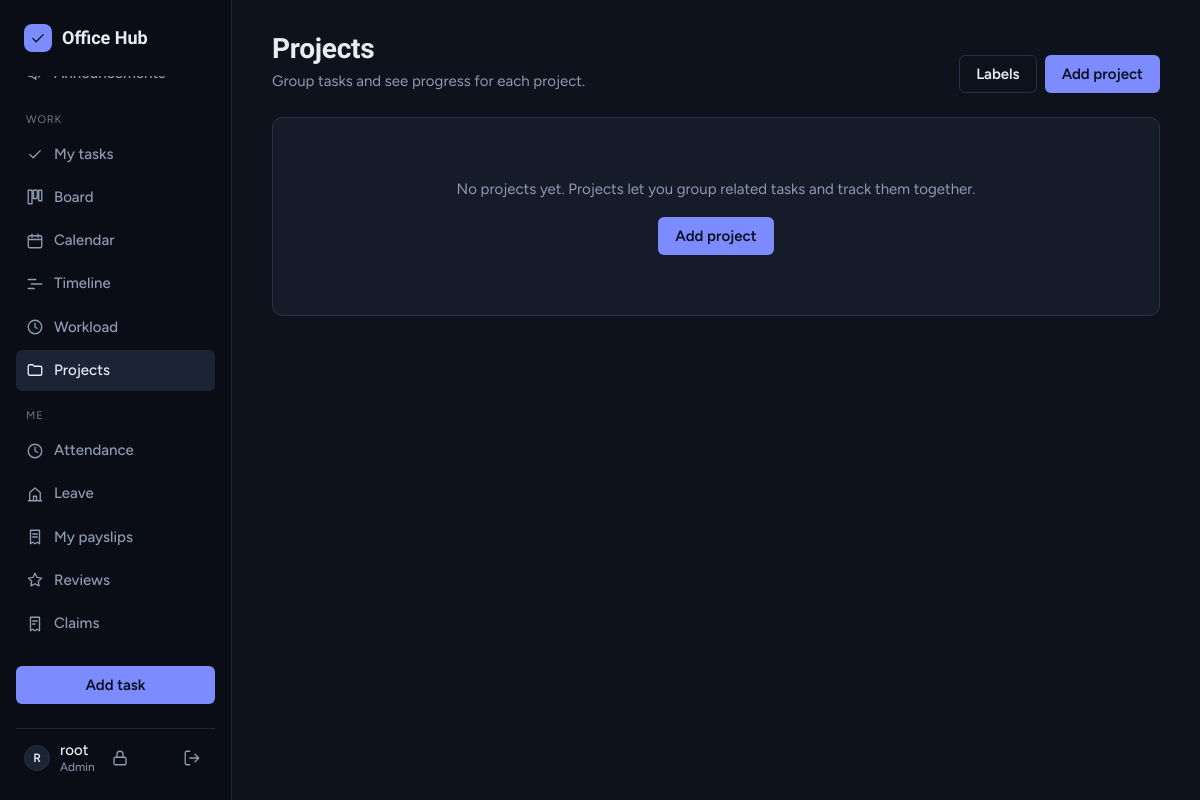
The page /projects/ (signed in) on the database as committed earlier.
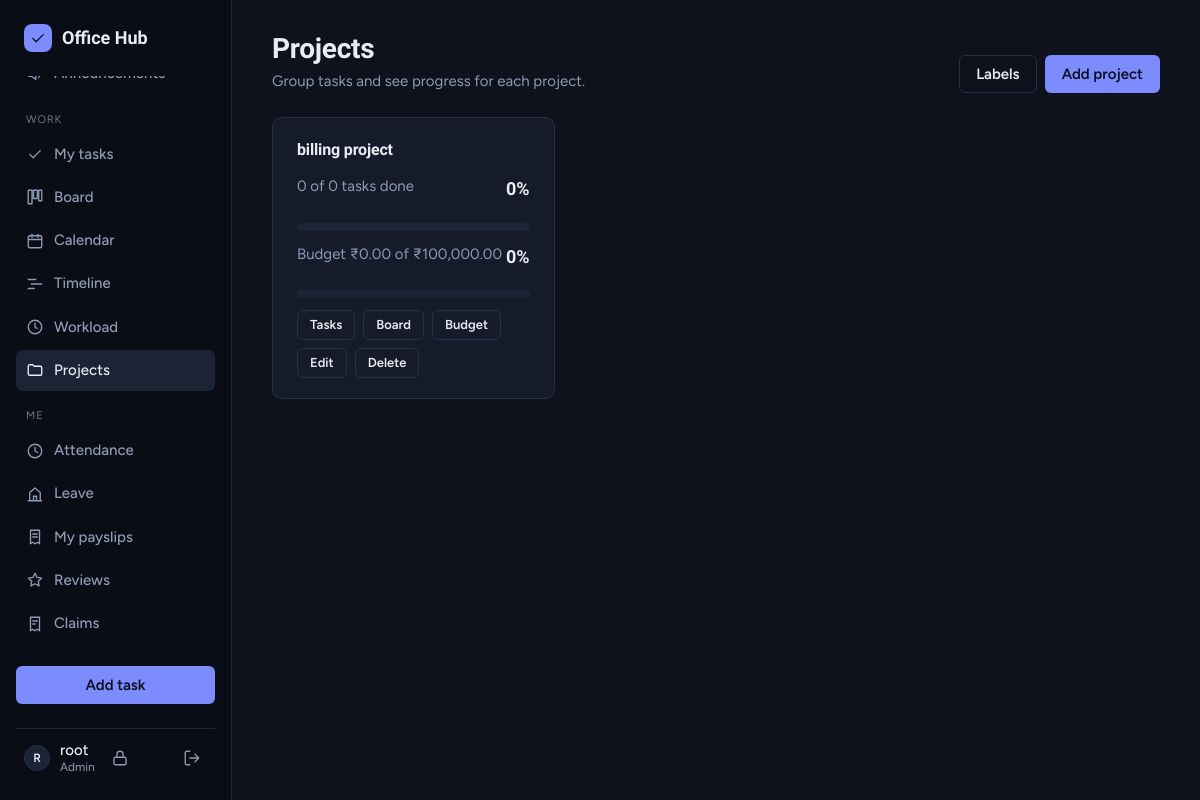
The same page on the database as committed later.
### core/models.py (models this page shows, shortened)
class Project(models.Model):
    name = models.CharField(max_length=120, unique=True)
    description = models.TextField(blank=True)
    budget = models.DecimalField(
        max_digits=12, decimal_places=2, null=True, blank=True,
        validators=[MinValueValidator(0)],
        help_text='Total money available for this project. Leave empty if there is no budget.',
    )
    budget_alerted_level = models.PositiveSmallIntegerField(default=0, editable=False)
    is_private = models.BooleanField(
        default=False,
        help_text='Only the members below (and managers) can see the tasks of a private project.',
    )
    members = models.ManyToManyField(User, blank=True, related_name='member_projects')
    created_by = models.ForeignKey(User, on_delete=models.SET_NULL, null=True, blank=True, related_name='created_projects')
    created_at = models.DateTimeField(auto_now_add=True)
    class Meta:
        ordering = ['name']

### core/views_projects.py (the view)
# urls.py: path('projects/', views_projects.project_list, name='project_list'),
@login_required
def project_list(request):
    projects = visible_projects(Project.objects.all(), request.user).annotate(
        total=Count('tasks'),
        done=Count('tasks', filter=Q(tasks__status='Completed')),
        avg_progress=Avg('tasks__progress'),
    )
    manager = is_manager(request.user)
    rates = hourly_rates() if manager else None
    for project in projects:
        project.progress = int(project.avg_progress or 0)
        project.budget_info = project_budget_summary(project, rates) if manager and project.budget else None
    return render(request, 'core/projects.html', {'projects': projects})

### core/budget.py (called while the page is built)
def hourly_rates():
    return dict(UserProfile.objects.exclude(hourly_rate=None).values_list('user_id', 'hourly_rate'))

### core/context_processors.py (called while the page is built)
def app_context(request):
    user = getattr(request, 'user', None)
    if user is None or not user.is_authenticated:
        return {}
    return {
        'unread_notifications_count': Notification.objects.filter(user=user, is_read=False).count(),
        'user_role': role_of(user),
        'user_is_manager': is_manager(user),
        'user_is_hr': is_hr(user),
        'currency': settings.CURRENCY_SYMBOL,
    }

### core/permissions.py (called while the page is built)
def role_of(user):
    if not getattr(user, 'is_authenticated', False):
        return None
    if user.is_superuser:
        return 'admin'
    profile = getattr(user, 'profile', None)
    return profile.role if profile else 'member'

def is_manager(user):
    return role_of(user) in ('admin', 'manager')

def is_hr(user):
    return role_of(user) in ('admin', 'hr')

def visible_projects(queryset, user):
    if is_manager(user):
        return queryset
    member_projects = Project.objects.filter(members=user).values('pk')
    return queryset.filter(Q(is_private=False) | Q(pk__in=member_projects))

### core/templates/core/projects.html (shortened to what this page needs)
{% extends 'core/base.html' %}
{% block content %}
<div class="page-head">
    <div>
        <h1>Projects</h1>
        <p class="page-sub">Group tasks and see progress for each project.</p>
    </div>
    <div class="head-actions">
        <a href="{% url 'label_list' %}" class="btn btn-ghost">Labels</a>
        {% if user_is_manager %}<a href="{% url 'project_add' %}" class="btn btn-primary">Add project</a>{% endif %}
    </div>
</div>
{% if projects %}
<div class="project-grid">
    {% for project in projects %}
    <article class="card project-card">
        <h2 class="card-title">{{ project.name }}</h2>
        <div class="overall-row">
            <span class="muted">{{ project.done }} of {{ project.total }} task{{ project.total|pluralize }} done</span>
            <strong>{{ project.progress }}%</strong>
        </div>
        <div class="meter" role="progressbar" aria-valuemin="0" aria-valuemax="100" aria-valuenow="{{ project.progress }}" aria-label="Progress for {{ project.name }}"><span style="width: {{ project.progress }}%;"></span></div>
        {% if project.budget_info %}
        <div class="overall-row">
            <span class="muted">Budget {{ currency }}{{ project.budget_info.spent|floatformat:"2g" }} of {{ currency }}{{ project.budget_info.budget|floatformat:"2g" }}</span>
            <strong class="{% if project.budget_info.state == 'over' %}overdue{% endif %}">{{ project.budget_info.percent }}%</strong>
        </div>
        <div class="meter meter-{{ project.budget_info.state }}" role="progressbar" aria-valuemin="0" aria-valuemax="100" aria-valuenow="{{ project.budget_info.bar }}" aria-label="Budget used for {{ project.name }}"><span style="width: {{ project.budget_info.bar }}%;"></span></div>
        {% endif %}
        <div class="project-actions">
            <a href="{% url 'dashboard' %}?project={{ project.pk }}" class="btn btn-ghost btn-sm">Tasks</a>
            <a href="{% url 'board' %}?project={{ project.pk }}" class="btn btn-ghost btn-sm">Board</a>
            {% if user_is_manager %}
            <a href="{% url 'project_budget' project.pk %}" class="btn btn-ghost btn-sm">Budget</a>
            <a href="{% url 'project_edit' project.pk %}" class="btn btn-ghost btn-sm">Edit</a>
            <a href="{% url 'project_delete' project.pk %}" class="btn btn-ghost btn-sm">Delete</a>
            {% endif %}
        </div>
    </article>
    {% endfor %}
</div>
{% else %}
<div class="card">
    <div class="empty">
        <p>No projects yet. Projects let you group related tasks and track them together.</p>
        {% if user_is_manager %}<a href="{% url 'project_add' %}" class="btn btn-primary">Add project</a>{% else %}<p class="muted">Ask a manager to create one.</p>{% endif %}
    </div>
</div>
{% endif %}
{% endblock %}

### core/templates/core/base.html (shortened to what this page needs)
{% load static %}<!DOCTYPE html>
<html lang="en">
<head>
    <link href="{% static 'core/css/theme.css' %}" rel="stylesheet">
</head>
<body>
{% with url_name=request.resolver_match.url_name %}
<div class="shell">
    <aside class="sidebar">
        <a class="brand" href="{% url 'dashboard' %}">
            <span class="brand-mark" aria-hidden="true">
                <svg class="icon" viewBox="0 0 24 24"><path d="M5 12.5l4.5 4.5L19 7.5"/></svg>
            </span>
            Office Hub
        </a>
        <nav class="nav" aria-label="Main">
            <a href="{% url 'announcement_list' %}" {% if url_name in "announcement_list announcement_add announcement_edit" %}aria-current="page"{% endif %}>
                <svg class="icon" viewBox="0 0 24 24" aria-hidden="true"><path d="M3 11v3a1 1 0 0 0 1 1h3l6 4V6L7 10H4a1 1 0 0 0-1 1zM17 8a5 5 0 0 1 0 8"/></svg>
                Announcements
            </a>
            <div class="nav-section">Work</div>
            <a href="{% url 'dashboard' %}?mine=1" {% if url_name == 'dashboard' and request.GET.mine %}aria-current="page"{% endif %}>
                <svg class="icon" viewBox="0 0 24 24" aria-hidden="true"><path d="M5 12.5l4.5 4.5L19 7.5"/></svg>
                My tasks
            </a>
            <a href="{% url 'board' %}" {% if url_name in "board" %}aria-current="page"{% endif %}>
                <svg class="icon" viewBox="0 0 24 24" aria-hidden="true"><path d="M3 3h5v18H3zM10 3h5v11h-5zM17 3h4v14h-4z"/></svg>
                Board
            </a>
            <a href="{% url 'task_calendar' %}" {% if url_name in "task_calendar" %}aria-current="page"{% endif %}>
                <svg class="icon" viewBox="0 0 24 24" aria-hidden="true"><path d="M3 7a2 2 0 0 1 2-2h14a2 2 0 0 1 2 2v12a2 2 0 0 1-2 2H5a2 2 0 0 1-2-2zM3 10h18M8 3v4M16 3v4"/></svg>
                Calendar
            </a>
            <a href="{% url 'timeline' %}" {% if url_name in "timeline" %}aria-current="page"{% endif %}>
                <svg class="icon" viewBox="0 0 24 24" aria-hidden="true"><path d="M3 6h10M7 12h14M3 18h8"/></svg>
                Timeline
            </a>
            <a href="{% url 'workload' %}" {% if url_name in "workload" %}aria-current="page"{% endif %}>
                <svg class="icon" viewBox="0 0 24 24" aria-hidden="true"><path d="M12 3a9 9 0 1 0 0 18 9 9 0 0 0 0-18zM12 7v5l3 2"/></svg>
                Workload
            </a>
            <a href="{% url 'project_list' %}" {% if url_name in "project_list project_add project_edit project_delete label_list" %}aria-current="page"{% endif %}>
                <svg class="icon" viewBox="0 0 24 24" aria-hidden="true"><path d="M3 7a2 2 0 0 1 2-2h4l2 2h8a2 2 0 0 1 2 2v8a2 2 0 0 1-2 2H5a2 2 0 0 1-2-2z"/></svg>
                Projects
            </a>
            <div class="nav-section">Me</div>
            <a href="{% url 'attendance_me' %}" {% if url_name in "attendance_me attendance_team attendance_person attendance_edit request_list request_add" %}aria-current="page"{% endif %}>
                <svg class="icon" viewBox="0 0 24 24" aria-hidden="true"><path d="M12 3a9 9 0 1 0 0 18 9 9 0 0 0 0-18zM12 7v5l3.5 2"/></svg>
                Attendance
            </a>
            <a href="{% url 'leave_list' %}" {% if url_name in "leave_list leave_add" %}aria-current="page"{% endif %}>
                <svg class="icon" viewBox="0 0 24 24" aria-hidden="true"><path d="M3 21h18M5 21V10l7-6 7 6v11M10 21v-6h4v6"/></svg>
                Leave
            </a>
            <a href="{% url 'my_payslips' %}" {% if url_name in "my_payslips payslip_detail" %}aria-current="page"{% endif %}>
                <svg class="icon" viewBox="0 0 24 24" aria-hidden="true"><path d="M6 3h12v18l-3-2-3 2-3-2-3 2zM9 8h6M9 12h6"/></svg>
                My payslips
            </a>
            <a href="{% url 'review_home' %}" {% if url_name in "review_home review_detail cycle_add cycle_detail" %}aria-current="page"{% endif %}>
                <svg class="icon" viewBox="0 0 24 24" aria-hidden="true"><path d="M12 3l2.7 5.6 6.1.9-4.4 4.3 1 6.1L12 17l-5.4 2.9 1-6.1L3.2 9.5l6.1-.9z"/></svg>
                Reviews
            </a>
            <a href="{% url 'claim_list' %}" {% if url_name in "claim_list claim_add" %}aria-current="page"{% endif %}>
                <svg class="icon" viewBox="0 0 24 24" aria-hidden="true"><path d="M6 3h12v18l-3-2-3 2-3-2-3 2zM9 8h6M9 12h3"/></svg>
                Claims
            </a>
            <a href="{% url 'advance_list' %}" {% if url_name in "advance_list advance_add" %}aria-current="page"{% endif %}>
            </a>
        </nav>
        <a href="{% url 'add_task' %}" class="btn btn-primary btn-block side-add">Add task</a>
        <div class="sidebar-foot">
            <span class="avatar" aria-hidden="true">{{ request.user.username|slice:":1" }}</span>
            <span class="user-meta">
                <span class="user-name">{{ request.user.username }}</span>
                <span class="user-role">{{ user_role|default:"member" }}</span>
            </span>
            <a href="{% url 'password_change' %}" class="btn-icon" title="Change password" aria-label="Change password">
                <svg class="icon" viewBox="0 0 24 24" aria-hidden="true"><rect x="4" y="11" width="16" height="10" rx="2"/><path d="M8 11V7a4 4 0 0 1 8 0v4"/></svg>
            </a>
            <form method="POST" action="{% url 'logout' %}">
                <button type="submit" class="btn-icon" title="Log out" aria-label="Log out">
                    <svg class="icon" viewBox="0 0 24 24" aria-hidden="true"><path d="M9 21H5a2 2 0 0 1-2-2V5a2 2 0 0 1 2-2h4M16 17l5-5-5-5M21 12H9"/></svg>
                </button>
            </form>
        </div>
    </aside>
    <main class="main">
        {% block content %}{% endblock %}
    </main>
</div>
{% endwith %}
</body>
</html>

Rows that differ between the two databases and show on the page:
added Project: name "billing project", done "0", total "0", progress "0", currency "₹", budget_info.spent "0.00", budget_info.budget "100,000.00", budget_info.percent "0"
Other text that changed with them:
text no longer shown: "No projects yet. Projects let you group related tasks and track them together. Add project"
